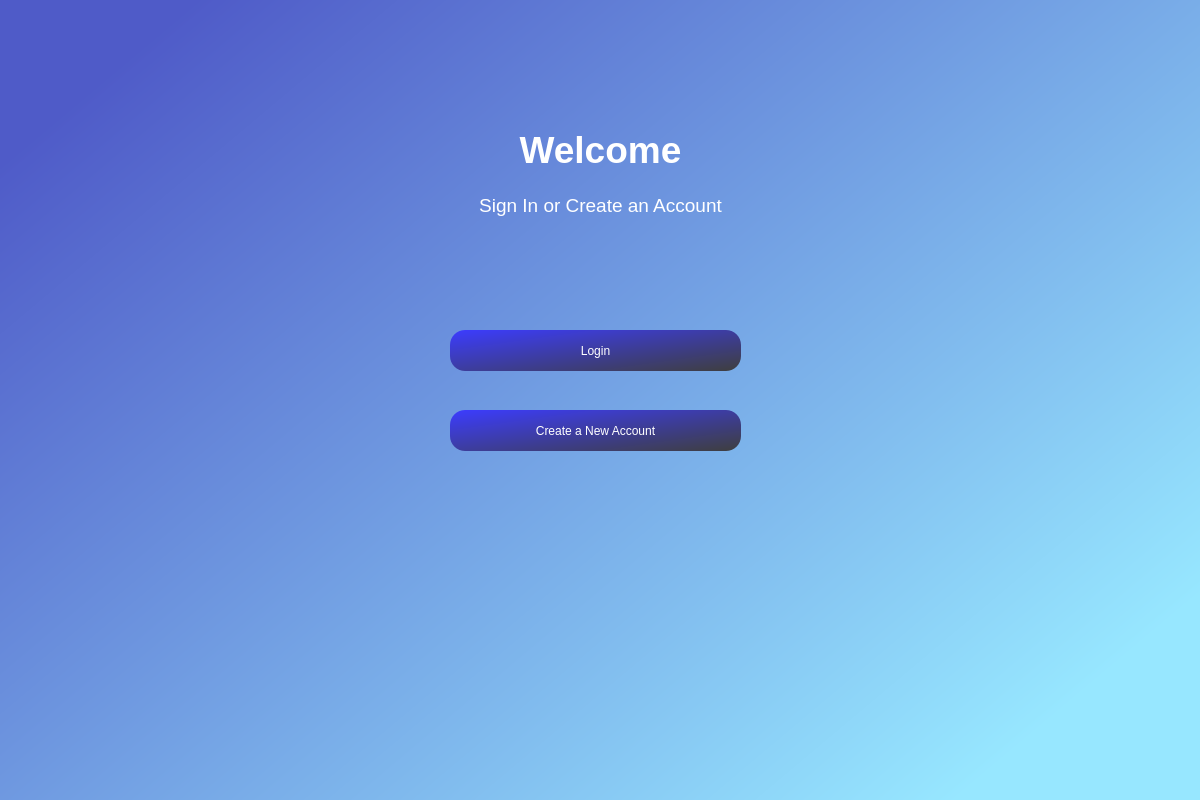
<?xml version="1.0" encoding="UTF-8"?>
<ui version="4.0">
 <class>Dialog</class>
 <widget class="QDialog" name="Dialog">
  <property name="geometry">
   <rect>
    <x>0</x>
    <y>0</y>
    <width>1200</width>
    <height>800</height>
   </rect>
  </property>
  <property name="windowTitle">
   <string>Dialog</string>
  </property>
  <widget class="QWidget" name="bgwidget" native="true">
   <property name="geometry">
    <rect>
     <x>0</x>
     <y>0</y>
     <width>1201</width>
     <height>801</height>
    </rect>
   </property>
   <property name="styleSheet">
    <string notr="true">QWidget#bgwidget{
background-color:qlineargradient(spread:pad, x1:0.091, y1:0.091, x2:0.965909, y2:0.784, stop:0 rgba(79, 91, 200, 255), stop:1 rgba(151, 231, 255, 255));}</string>
   </property>
   <widget class="QLabel" name="label">
    <property name="geometry">
     <rect>
      <x>500</x>
      <y>120</y>
      <width>201</width>
      <height>61</height>
     </rect>
    </property>
    <property name="toolTip">
     <string>&lt;html&gt;&lt;head/&gt;&lt;body&gt;&lt;p&gt;&lt;br/&gt;&lt;/p&gt;&lt;/body&gt;&lt;/html&gt;</string>
    </property>
    <property name="styleSheet">
     <string notr="true">font: 22pt &quot;MS Shell Dlg 2&quot;;</string>
    </property>
    <property name="text">
     <string>&lt;html&gt;&lt;head/&gt;&lt;body&gt;&lt;p align=&quot;center&quot;&gt;&lt;span style=&quot; font-size:28pt; font-weight:600; color:#ffffff;&quot;&gt;Welcome&lt;/span&gt;&lt;/p&gt;&lt;/body&gt;&lt;/html&gt;</string>
    </property>
   </widget>
   <widget class="QLabel" name="label_2">
    <property name="geometry">
     <rect>
      <x>450</x>
      <y>190</y>
      <width>301</width>
      <height>31</height>
     </rect>
    </property>
    <property name="toolTip">
     <string>&lt;html&gt;&lt;head/&gt;&lt;body&gt;&lt;p&gt;&lt;br/&gt;&lt;/p&gt;&lt;/body&gt;&lt;/html&gt;</string>
    </property>
    <property name="styleSheet">
     <string notr="true">font: 22pt &quot;MS Shell Dlg 2&quot;;</string>
    </property>
    <property name="text">
     <string>&lt;html&gt;&lt;head/&gt;&lt;body&gt;&lt;p align=&quot;center&quot;&gt;&lt;span style=&quot; font-size:14pt; color:#ffffff;&quot;&gt;Sign In or Create an Account&lt;/span&gt;&lt;/p&gt;&lt;/body&gt;&lt;/html&gt;</string>
    </property>
   </widget>
   <widget class="QPushButton" name="login">
    <property name="geometry">
     <rect>
      <x>450</x>
      <y>330</y>
      <width>291</width>
      <height>41</height>
     </rect>
    </property>
    <property name="styleSheet">
     <string notr="true">border-radius:15px;
font: 12pt &quot;MS Shell Dlg 2&quot;;
color: rgb(255, 255, 255);
background-color: qlineargradient(spread:pad, x1:0, y1:0, x2:1, y2:1, stop:0 rgba(60, 60, 255, 255), stop:1 rgba(62, 62, 62, 255));</string>
    </property>
    <property name="text">
     <string>Login</string>
    </property>
   </widget>
   <widget class="QPushButton" name="newaccount">
    <property name="geometry">
     <rect>
      <x>450</x>
      <y>410</y>
      <width>291</width>
      <height>41</height>
     </rect>
    </property>
    <property name="styleSheet">
     <string notr="true">border-radius:15px;
font: 12pt &quot;MS Shell Dlg 2&quot;;
color: rgb(255, 255, 255);
background-color: qlineargradient(spread:pad, x1:0, y1:0, x2:1, y2:1, stop:0 rgba(60, 60, 255, 255), stop:1 rgba(62, 62, 62, 255));</string>
    </property>
    <property name="text">
     <string>Create a New Account</string>
    </property>
   </widget>
  </widget>
 </widget>
 <resources/>
 <connections/>
</ui>
